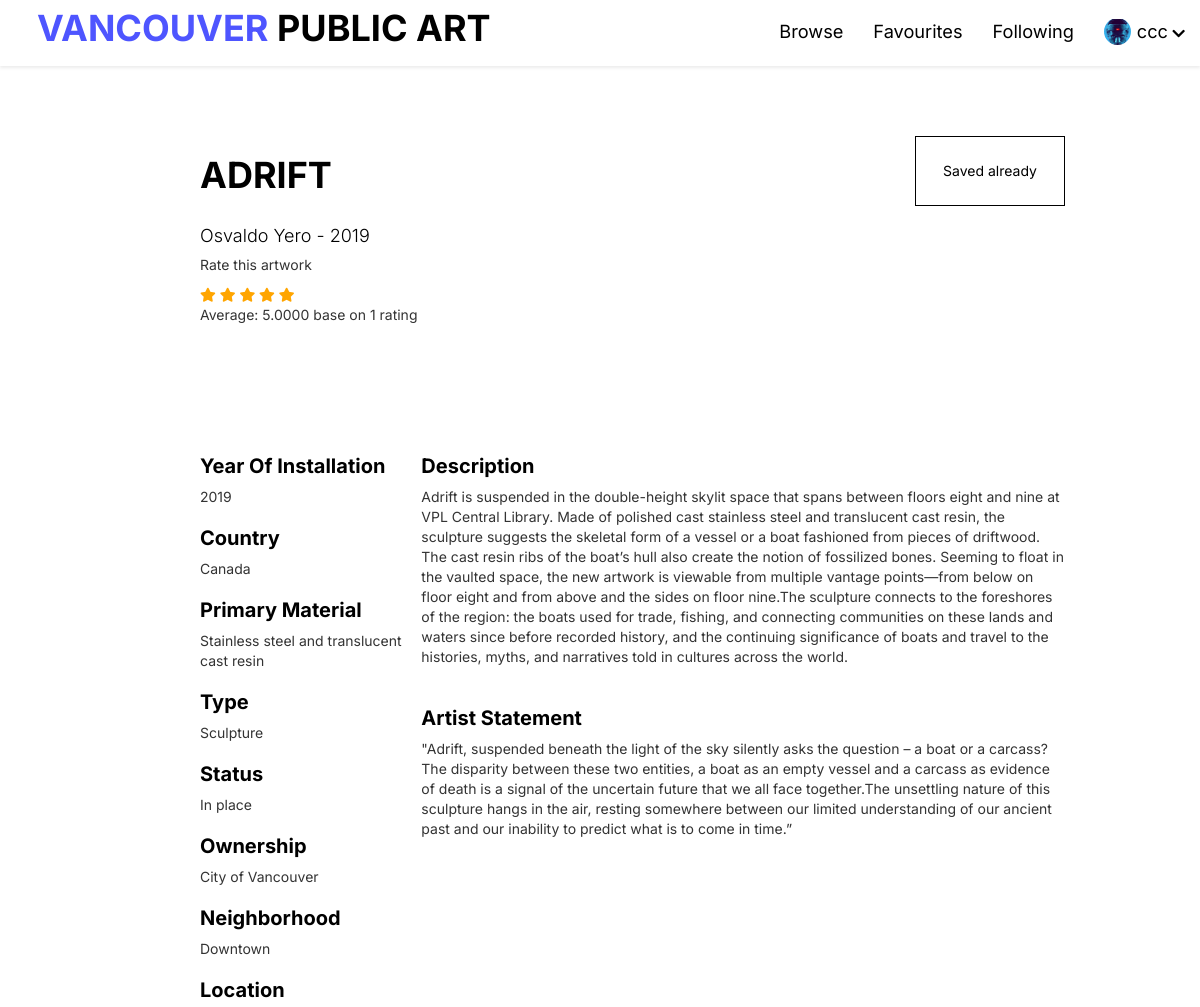
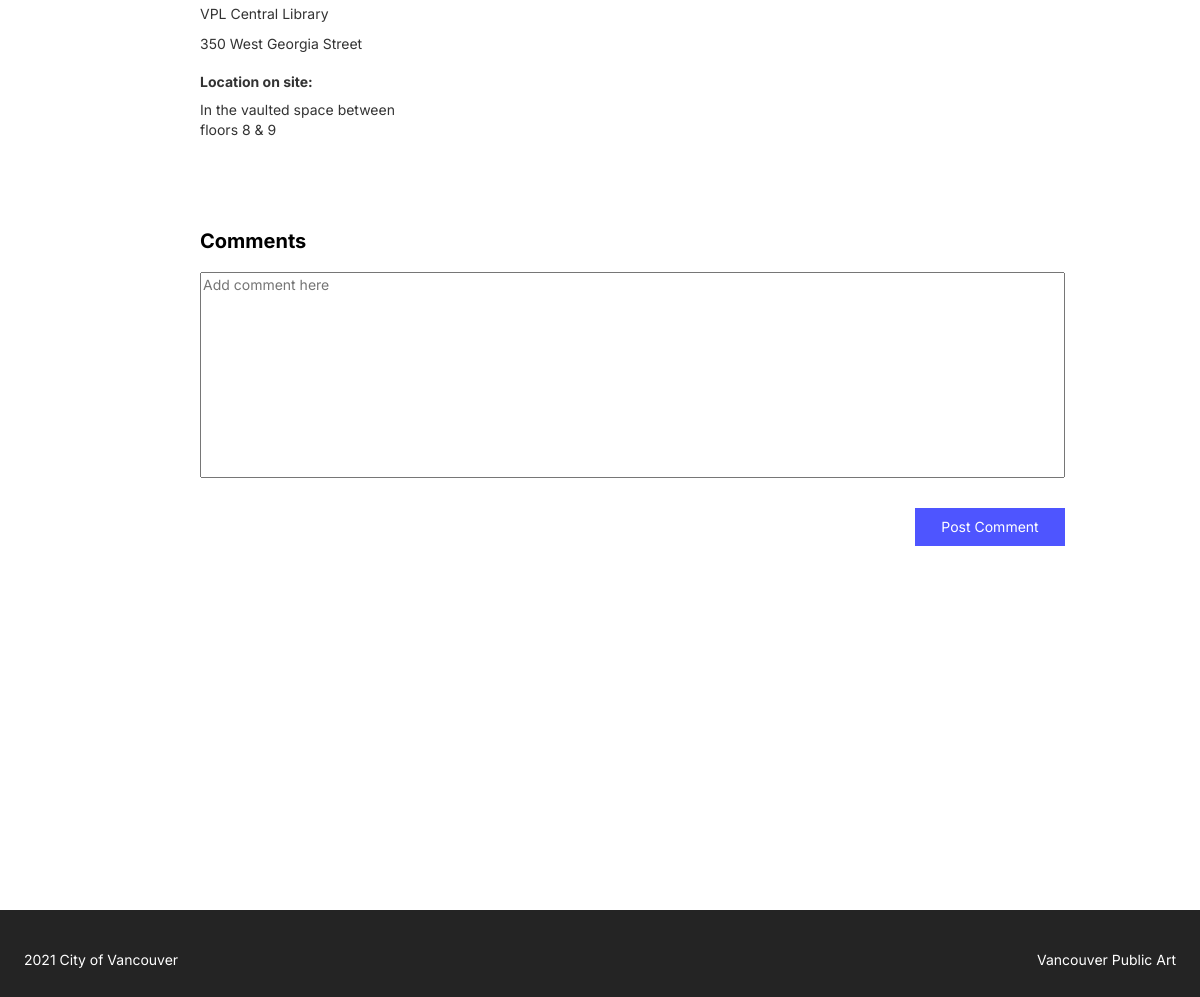
Screenshot of /public/art_detail.php?id=805 (signed in) with the database file from the repository (2 pictures, top to bottom).
### tables this page shows
CREATE TABLE `member` (
  `userID` int(4) NOT NULL,
  `username` varchar(30) NOT NULL,
  `password` varchar(500) NOT NULL,
  `name` varchar(50) NOT NULL,
  `phoneNumber` int(10) NOT NULL,
  `profilePhoto` varchar(500) NOT NULL,
  `email` varchar(500) NOT NULL
);

CREATE TABLE `artwork` (
  `artID` int(4) NOT NULL,
  `artName` varchar(150) DEFAULT NULL,
  `artistStatement` text DEFAULT NULL,
  `type` varchar(25) DEFAULT NULL,
  `status` varchar(13) DEFAULT NULL,
  `siteName` varchar(83) DEFAULT NULL,
  `siteAddress` varchar(95) DEFAULT NULL,
  `material` varchar(100) DEFAULT NULL,
  `photoURL` varchar(97) DEFAULT NULL,
  `ownership` varchar(50) DEFAULT NULL,
  `neighborhood` varchar(24) DEFAULT NULL,
  `locationOnSite` varchar(279) DEFAULT NULL,
  `geom` varchar(58) DEFAULT NULL,
  `description` text DEFAULT NULL,
  `artistID` int(3) NOT NULL,
  `year` int(4) DEFAULT NULL
);

CREATE TABLE `artist` (
  `artistID` int(3) NOT NULL,
  `firstName` varchar(28) DEFAULT NULL,
  `lastName` varchar(30) DEFAULT NULL,
  `biography` text DEFAULT NULL,
  `country` varchar(13) DEFAULT NULL,
  `artistPhotoURL` varchar(87) DEFAULT NULL,
  `website` varchar(57) DEFAULT NULL
);

### private/initialize.php (called while the page is built, shortened)
<?php
$profileImageDestination = 'Assets/img/';
function url_for($script_path)
{
  if ($script_path[0] != '/') {
    $script_path = "/" . $script_path;
  }
  return WWW_ROOT . $script_path;
}

### private/database/db.php (called while the page is built, shortened)
<?php
require('db_connect.php');
function executeQuery($sql, $data)
{
    global $conn;
    $stmt = $conn->prepare($sql);
    $values = array_values($data);
    $types = str_repeat('s', count($values));
    $stmt->bind_param($types, ...$values);
    $stmt->execute();
    return $stmt;
}
function selectOne($table, $table2, $conditions)
{
    $sql = "SELECT * FROM $table INNER JOIN $table2 ON $table.artistID = $table2.artistID";
    $i = 0;
    foreach ($conditions as $key => $value) {
        if ($i === 0) {
            $sql = $sql . " WHERE $key=?";
        } else {
            $sql = $sql . " AND $key=?";
        }
        $i++;
    }
    $sql = $sql . " LIMIT 1";
    $stmt = executeQuery($sql, $conditions);
    $records = $stmt->get_result()->fetch_assoc();
    return $records;
}
function selectOneByOneTable($table, $conditions)
{
    $sql = "SELECT * FROM $table";
    $i = 0;
    foreach ($conditions as $key => $value) {
        if ($i === 0) {
            $sql = $sql . " WHERE $key=?";
        } else {
            $sql = $sql . " AND $key=?";
        }
        $i++;
    }
    $sql = $sql . " LIMIT 1";
    $stmt = executeQuery($sql, $conditions);
    $records = $stmt->get_result()->fetch_assoc();
    return $records;
}
function showRating($art_id)
{
    global $conn;
    $query = "SELECT AVG(score) as avgRating, COUNT(score) as ratingNum FROM rating WHERE artID = '" . $art_id . "'";
    $stmt = $conn->query($query);
    $result = $stmt->fetch_assoc();
    return $result;
}

### public/art_detail.php (the view, shortened to what this page needs)
<?php include('../private/initialize.php');
include("../private/database/db.php");
include('../private/controller/user.php');
?>
<?php
$table1 = 'artwork';
$table2 = 'artist';
$table3 = 'favouriteslist';
if (isset($_GET['id'])) {
    $id = $_GET['id'];
    $art = selectOne($table1, $table2, ['artID' => $id]);
    $id = $art['artID'];
    $title = $art['artName'];
    $status = $art['status'];
    $siteName = $art['siteName'];
    $meterial = $art['material'];
    $neighborhood = $art['neighborhood'];
    $year = $art['year'];
    $firstName = $art['firstName'];
    $lastName = $art['lastName'];
    $country = $art['country'];
    $type = $art['type'];
    $siteAddress = $art['siteAddress'];
    $description = $art['description'];
    $artistStatement = $art['artistStatement'];
    $ownership = $art['ownership'];
    $locationOnSite = $art['locationOnSite'];
    $artistID = $art['artistID'];
    $average_rating = showRating($id);
}
if (isset($_SESSION['userID'])) {
    $user_id = $_SESSION['userID'];
    $favourite = selectOneByOneTable($table3, ['userID' => $user_id, 'artID' => $id]);
}
?>
<!DOCTYPE html>
<html lang="en">
<head>
    <link rel="stylesheet" href="https://code.jquery.com/ui/1.9.2/themes/base/jquery-ui.css">
    <link rel="stylesheet" href="https://maxcdn.bootstrapcdn.com/bootstrap/3.4.1/css/bootstrap.min.css">
    <link rel="stylesheet" href="https://use.fontawesome.com/releases/v5.7.2/css/all.css">
</head>
<body>
    <?php include(INCLUDE_PATH . '/header.php'); ?>
    <div class="msg">
    </div>
    <div class="container">
        <div class="text-container">
            <div class="title-and-button">
                <h1><?php echo $title ?></h1>
                <?php if (isset($_SESSION['userID']) && !$favourite) { ?>
                    <button name="favBtn" class="favBtn secondaryBtn">Add to Favourites</button>
                <?php } else if (isset($_SESSION['userID']) && $favourite) { ?>
                    <button name="unSaveBtn" class="unSaveBtn secondaryBtn">Saved already</button>
                <?php } else {
                } ?>
            </div>
            <h3><a class="textlink" href="artist_detail.php?artistID=<?php echo $artistID ?>"><?php echo $firstName ?> <?php echo $lastName ?> <span><?php echo "- ".$year ?></span></a></h3>
            <div class="">
                <p id="rate-message">Rate this artwork</p>
                <span class="fa fa-star <?php echo ($average_rating['avgRating'] >= 1) ? 'checked' : ''; ?>" id="star1" value='1'></span>
                <span class="fa fa-star <?php echo ($average_rating['avgRating'] >= 2) ? 'checked' : ''; ?>" id="star2" value='2'></span>
                <span class="fa fa-star <?php echo ($average_rating['avgRating'] >= 3) ? 'checked' : ''; ?>" id="star3" value='3'></span>
                <span class="fa fa-star <?php echo ($average_rating['avgRating'] >= 4) ? 'checked' : ''; ?>" id="star4" value='4'></span>
                <span class="fa fa-star <?php echo ($average_rating['avgRating'] >= 5) ? 'checked' : ''; ?>" id="star5" value='5'></span>
                <p>Average: <span id="average"><?php echo $average_rating['avgRating'] ?></span> base on <span id="totalRating"><?php echo $average_rating['ratingNum'] ?> </span>rating</p>
            </div>
            <div class="details-container">
                <div class="left-side">
                    <div class="detail-box">
                        <h2>Year Of Installation</h2>
                        <p><?php echo $year ?></p>
                    </div>
                    <div class="detail-box">
                        <h2>Country</h2>
                        <p><?php echo $country ?></p>
                    </div>
                    <div class="detail-box">
                        <h2>Primary Material</h2>
                        <p><?php echo $meterial ?></p>
                    </div>
                    <div class="detail-box">
                        <h2>Type</h2>
                        <p><?php echo $type ?></p>
                    </div>
                    <div class="detail-box">
                        <h2>Status</h2>
                        <p><?php echo $status ?></p>
                    </div>
                    <div class="detail-box">
                        <h2>Ownership</h2>
                        <p><?php echo $ownership ?></p>
                    </div>
                    <div class="detail-box">
                        <h2>Neighborhood</h2>
                        <p><?php echo $neighborhood ?></p>
                    </div>
                    <div class="detail-box">
                        <h2>Location</h2>
                        <p><?php echo $siteName ?></p>
                        <p> <?php echo $siteAddress ?> </p>
                    </div>
                    <div class="detail-box">
                        <h4>Location on site:</h4>
                        <p><?php echo $locationOnSite ?></p>
                    </div>
                </div>
                <div class="right-side">
                    <div class="detail-box1">
                        <h2>Description</h2>
                        <p><?php echo $description ?></p>
                    </div>
                    <div class="detail-box1">
                        <h2>Artist Statement</h2>
                        <p><?php echo $artistStatement ?></p>
                    </div>
                </div>
            </div>
        </div>
    </div>
    <div class="container" id="comment-container">
        <h2><span class="count-of-comment"></span> Comments</h2>
        <div class="comment-box">
            <textarea name="comment" id="comment" cols="100" rows="10" style="resize: none;" <?php if (!isset($_SESSION['userID'])) {
                                                                                                    echo "disabled";
                                                                                                } else {
                                                                                                    echo 'placeholder="Add comment here"';
                                                                                                }  ?>></textarea>
        </div>
        <button class="post-btn primaryBtn">Post Comment</button>
    </div>
    <?php include(INCLUDE_PATH . '/footer.php'); ?>
</body>
</html>

### private/includes/header.php (shortened to what this page needs)
<header>
    <div class="logo">
        <a href="<?php echo url_for('/index.php') ?>">
            <h1 class="logo-text"><span>VANCOUVER </span>PUBLIC ART</h1>
        </a>
    </div>
    <ul class="nav">
        <li><a href="<?php echo url_for('/browse.php') ?>">Browse</a></li>
        <?php if (isset($_SESSION['userID'])) { ?>
            <?php if (isset($_SESSION['userID'])) {
                $userid = $_SESSION['userID'];
                $user = selectOneByOneTable('member', ['userID' => $userid]);
                $profilePhote = $user['profilePhoto'];
            }  ?>
            <li><a href="<?php echo url_for('member/favourite.php?userID=' . $_SESSION['userID']) ?>">Favourites</a></li>
            <li><a href="<?php echo url_for('member/following.php?userID=' . $_SESSION['userID']) ?>">Following</a></li>
            <li>
                <a href="#" style="display:flex;">
                    <?php if ($profilePhote != null) { ?>
                        <div class="" style="width:1.5em; height:1.5em; overflow:hidden; border-radius: 50%; margin-right:0.3em;">
                            <img style="width:100%; height:100%; object-fit: cover;" src="<?php echo url_for($profileImageDestination . $profilePhote); ?>" />
                        </div>
                    <?php } else { ?>
                        <i class="fa fa-user" style="margin-right:0.3em; padding-top:0.3em;"></i>
                    <?php } ?>
                    <?php echo $_SESSION['username']; ?>
                    <i class="fa fa-chevron-down" style="font-size: .8em; padding-top:0.65em; padding-left:0.3em;"></i>
                </a>
            </li>
        <?php } else { ?>
            <li><a href="register.php">Sign Up</a></li>
            <li><a href="login.php">Login</a></li>
        <?php } ?>
    </ul>
</header>

### rows the page displays
member: profilePhoto (picture)
artwork: artName "ADRIFT", artistID.firstName "Osvaldo", artistID.lastName "Yero", year "2019", artistID.country "Canada", material "Stainless steel and translucent cast resin", type "Sculpture", status "In place", ownership "City of Vancouver", neighborhood "Downtown", siteName "VPL Central Library", siteAddress "350 West Georgia Street", locationOnSite "In the vaulted space between floors 8 & 9", description "Adrift is suspended in the double-height skylit space that spans between floors eight and nine at VPL Central Library. Made of polished cast stainless steel and translucent cast resin, the sculpture suggests the skeletal form of a vessel or a boat fashioned from pieces of driftwood. The cast resin ribs of the boat’s hull also create the notion of fossilized bones. Seeming to float in the vaulted space, the new artwork is viewable from multiple vantage points—from below on floor eight and from above and the sides on floor nine.The sculpture connects to the foreshores of the region: the boats used for trade, fishing, and connecting communities on these lands and waters since before recorded…", artistStatement "\"Adrift, suspended beneath the light of the sky silently asks the question – a boat or a carcass? The disparity between these two entities, a boat as an empty vessel and a carcass as evidence of death is a signal of the uncertain future that we all face together.The unsettling nature of this sculpture hangs in the air, resting somewhere between our limited understanding of our ancient past and our inability to predict what is to come in time.”"

### other values shown
$_SESSION['username'] "ccc"
$average_rating['avgRating'] "5.0000"
$average_rating['ratingNum'] "1"
